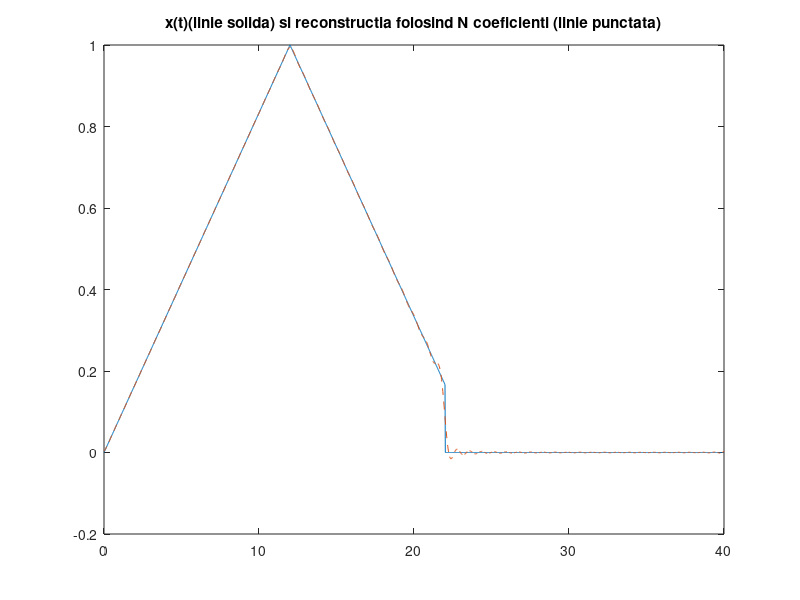
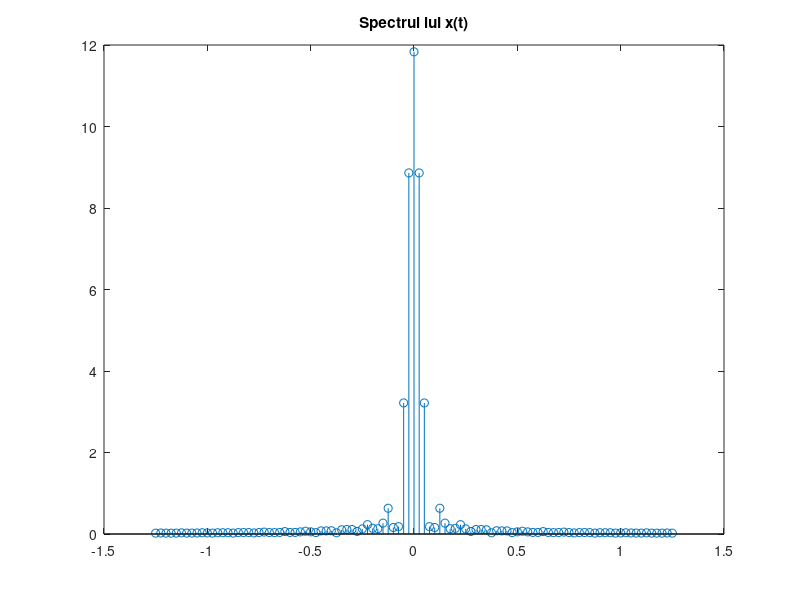

Here is the MATLAB script that generated these plots, in order:
%Numar de ordine: 22
%Semnal triunghiular
%Perioada P = 40 s
%Durata semnalelor D = 22
%Rezolutie temporara adecvata
%Numar de coeficienti = 50

P = 40; 
D = 22; 
N = 50;
w0 = 2*pi/P; %pulsatia unghiulara a semnalului
t_tr = 0:0.02:D; %esantionarea semnalului original
x_tr = sawtooth((pi/12)*t_tr,0.5)/2+0.5; %semnalul triunghiular original
t = 0:0.02:P; %esantionarea semnalului modificat
x = zeros(1,length(t)); %initializare a semnalului modificat cu valori nule
x(t<=D) = x_tr; %modificam valorile nule cu valori din semnalul original
                %unde avem valori din t <= durata semnalului 
figure(1);
plot(t,x),title('x(t)(linie solida) si reconstructia folosind N coeficienti (linie punctata)'); %afisare x(t)
hold on;


for k = -N:N %k este variabila dupa care se realizeaza suma
    x_t = x_tr; %x_t e semnalul realizat dupa formula SF data
    x_t = x_t .* exp(-1i*k*w0*t_tr); %inmultire intre doua matrice element cu element
    X(k+N+1) = 0; %initializare cu valoare nula
    for i = 1:length(t_tr)-1
        X(k+N+1) = X(k+N+1) + (t_tr(i+1)-t_tr(i)) * (x_t(i)+x_t(i+1))/2; %reconstructia folosind coeficientii
    end
end

for i = 1:length(t) %i este variabila dupa care se realizeaza suma
    x_finit(i) = 0; %initializare cu valoare nula
    for k=-N:N
        x_finit(i) = x_finit(i) + (1/P) * X(k+51) * exp(1i*k*w0*t(i));  %reconstructia folosind coeficientii
    end
end
plot(t,x_finit,'--'); %afisare reconstructie semnal folosind cei N coeficienti

figure(2);
w=-50*w0:w0:50*w0; %w este vectorul ce ne va permite afisarea spectrului functiei
stem(w/(2*pi),abs(X)),title('Spectrul lui x(t)'); %afisarea spectrului

%Conform cursului de SS, teoria seriilor Fourier (trigonometrica, armonica si complexa) ne spune
%ca orice semnal periodic poate fi aproximat printr-o suma infinita de sinusuri
%si cosinusuri de diferite frecvente, fiecare ponderat cu un anumit coeficient. 
%Acesti coeficienti reprezinta practic spectrul (amplitudinea pentru anumite frecvente).
%Semnalul reconstruit foloseste un numar finit de termeni(N=50 in tema) si se apropie ca
%forma de semnalul original, insa prezinta o marja de eroare. Cu cat marim
%numarul de coeficienti ai SF, aceasta marja de eroare va fi din ce in ce mai
%mica. In plus se observa faptul ca semnalul poate fi aproximat printr-o
%suma de sinusoide, variatiile semnalului prezentand un caracter sinusoidal.